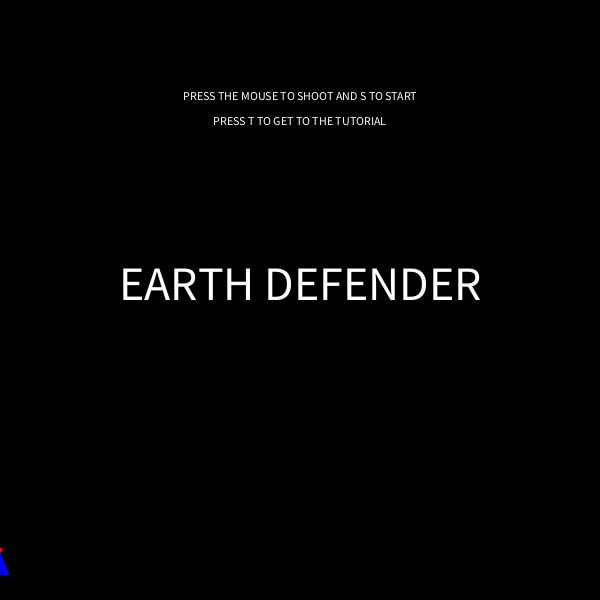
Frame 1 (no input)
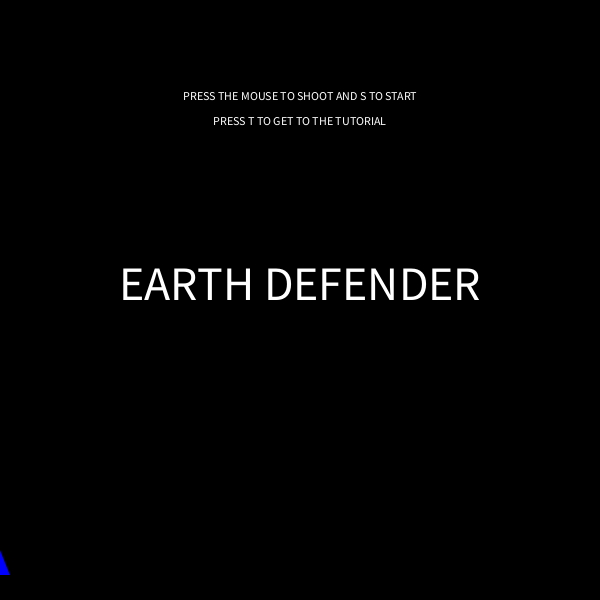
Frame 60 (the mouse pressed at the canvas centre just before this capture)
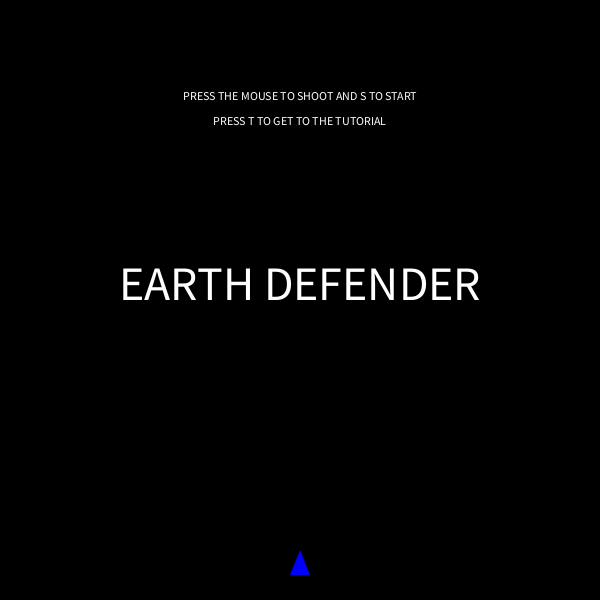
Frame 120 (the mouse held since frame 60 and released just before this capture)

The Processing sketch that drew these frames (run headless with seeded random() and noise(); from frame 60 on, the mouse is pressed at the canvas centre):

// Processing sketch: processing_86018
// ── processing_86018.pde

float ShipY = 550;
float ShipX = mouseX;
float GunY = 550;
float GunX;
float AsteriodY = -50;
float AsteriodX;
float AsteriodY2 = -25;
float AsteriodX2;
float AsteriodY3 = -100;
float AsteriodX3;
int SCORE;

void mousePressed()
{
  if (GunY<-5)
  {
    GunX = mouseX;
  }
}

void setup()
{
  size(600, 600);
  background(0,0,0);
}

void draw()
{
  background(0,0,0, 75);
  fill(0, 0, 255);
  triangle(mouseX, 550, mouseX-10, 575, mouseX+10, 575);
  noStroke();
  fill(255, 0, 0);
  ellipse(GunX, GunY, 5, 5);
  GunY = GunY -10;
  fill(255);
  textAlign(CENTER);
  textSize(48);
  text("EARTH DEFENDER",300,300);
  textSize(12);
  text( "PRESS THE MOUSE TO SHOOT AND S TO START", 300, 100);
  text( "PRESS T TO GET TO THE TUTORIAL", 300, 125);

  if (mousePressed)
  {
    if (GunY<-50)
    {
      GunY = 550;
    }
  }
  if (key == 't')
  {
    background(0,0,0,75);
    fill(0, 0, 255);
    triangle(mouseX, 550, mouseX-10, 575, mouseX+10, 575);
    noStroke();
    fill(255, 0, 0);
    ellipse(GunX, GunY, 5, 5);
    fill(255);
    textAlign(CENTER);
    text("LETTING ASTERIODS PAST IS A 5 POINT DEDUCTION", 300, 100);
    text("EACH ASTERIOD IS 1 POINT", 300, 125);
    text("IF A ASTERIOD HITS THE SHIP ITS GAME OVER", 300, 150);
    text("PRESS S TO START", 300, 175);
    ellipse(AsteriodX, AsteriodY, 30, 30);
    AsteriodY = AsteriodY+4;
    if (AsteriodY>650)
    {
      AsteriodY = -50;
      AsteriodX = random(width);
    }
  }
  if (key == 's')
  {
    background(0,0,0,75);
    fill(0, 0, 255);
    triangle(mouseX, 550, mouseX-10, 575, mouseX+10, 575);
    noStroke();
    fill(255, 0, 0);
    ellipse(GunX, GunY, 5, 5);
    fill(255);
    textAlign(CENTER);
    text("SCORE:" +SCORE, 50, 50);
    text("Press P to Pause",50,75);
    text("LEVEL 1",50,100);
    ellipse(AsteriodX, AsteriodY, 30, 30);
    AsteriodY = AsteriodY+4;
    if (AsteriodY>650)
    {
      AsteriodY = -50;
      AsteriodX = random(width);
    }
  }
  if (dist(GunX, GunY, AsteriodX, AsteriodY) <=15)
  {
    AsteriodY=AsteriodY+4;
    AsteriodY=-50;
    AsteriodX=random(width);
    SCORE=SCORE+1;
  }
  if (AsteriodY>649)
  {
    SCORE=SCORE-5;
  }
  if (key=='p')
  {
    background(0,0,0,75);
    fill(0, 0, 255);
    triangle(mouseX, 550, mouseX-10, 575, mouseX+10, 575);
    noStroke();
    fill(255, 0, 0);
    ellipse(GunX, GunY, 5, 5);
    fill(255);
    textAlign(CENTER);
    text("SCORE:" +SCORE, 50, 50);
    ellipse(AsteriodX, AsteriodY, 30, 30);
    text("Press P to Pause",50,75);
    text("PAUSED",300,300);
    text("Press The Level Letter to Continue",300,325);
  }
    
    if (SCORE>=25)
 {
   fill(255);
   textAlign(CENTER);
   text ("Level 2 Ready Press D",300,100);
 }
    if (key=='d')
    {
    background(0,0,0,75);
    fill(0, 0, 255);
    triangle(mouseX, 550, mouseX-10, 575, mouseX+10, 575);
    noStroke();
    fill(255, 0, 0);
    ellipse(GunX, GunY, 5, 5);
    fill(255);
    textAlign(CENTER);
    text("SCORE:" +SCORE, 50, 50);
    text("Press P to Pause",50,75);
    text("LEVEL 2",50,100);
    ellipse(AsteriodX, AsteriodY, 30, 30); 
      ellipse(AsteriodX2,AsteriodY2,20,20);
       AsteriodY2 = AsteriodY2+3;
      
          if (AsteriodY2>649)
    {
      AsteriodY2 = -25;
      AsteriodX2 = random(width);
      SCORE=SCORE-3;
    }
     ellipse(AsteriodX, AsteriodY, 30, 30);
    
        AsteriodY = AsteriodY+4;
    if (AsteriodY>650)
    {
      AsteriodY = -50;
      AsteriodX = random(width);
    }
    if (dist(GunX,GunY,AsteriodX2,AsteriodY2) <=10)
  {
    AsteriodY2=AsteriodY+3;
    AsteriodY2=-25;
    AsteriodX2=random(width);
    SCORE=SCORE+2;
  }
    }
    if (SCORE>=50)
    {
      fill(255);
      textAlign(CENTER);
      text("Level 3 Ready Press C",300,100);
    }
      if (key=='c')
      {
    background(0,0,0,75);
    fill(0, 0, 255);
    triangle(mouseX, 550, mouseX-10, 575, mouseX+10, 575);
    noStroke();
    fill(255, 0, 0);
    ellipse(GunX, GunY, 5, 5);
    fill(255);
    textAlign(CENTER);
    text("SCORE:" +SCORE, 50, 50);
    text("Press P to Pause",50,75);
    text("LEVEL 3",50,100);
    ellipse(AsteriodX, AsteriodY, 30, 30); 
      ellipse(AsteriodX2,AsteriodY2,20,20);
      ellipse(AsteriodX3,AsteriodY3,50,50);
       AsteriodY3 = AsteriodY3+3;
      
          if (AsteriodY2>649)
    {
      AsteriodY2 = -25;
      AsteriodX2 = random(width);
      SCORE=SCORE-3;
    }
     ellipse(AsteriodX, AsteriodY, 30, 30);
    
        AsteriodY = AsteriodY+4;
    if (AsteriodY>650)
    {
      AsteriodY = -50;
      AsteriodX = random(width);
    }
    if (dist(GunX,GunY,AsteriodX2,AsteriodY2) <=10)
  {
    AsteriodY2=AsteriodY+3;
    AsteriodY2=-25;
    AsteriodX2=random(width);
    SCORE=SCORE+2;
  }
  if (AsteriodY3>649)
  {
    AsteriodY3 = -100;
    AsteriodX3 = random(width);
    SCORE=SCORE-10;
  }
  if (dist(GunX,GunY,AsteriodX3,AsteriodY3) <=25)
  {
    AsteriodY3=AsteriodY3+1;
    AsteriodY3=-100;
    AsteriodX3=random(width);
    SCORE=SCORE+5;
  }
      }
      if (dist(AsteriodX3,AsteriodY3,mouseX,555) <=25)
      {
        textSize(48);
        text("GAME OVER",300,300);
        noLoop();
      }
        if (dist(AsteriodX2,AsteriodY2,mouseX,555) <=15)
  {
    textSize(48);
    text("GAME OVER",300,300);
    noLoop();
  }
    
    if (dist(AsteriodX,AsteriodY,mouseX,555) <=15)
  {
    textSize(48);
    text("GAME OVER",300,300);
    noLoop();
  }
}
